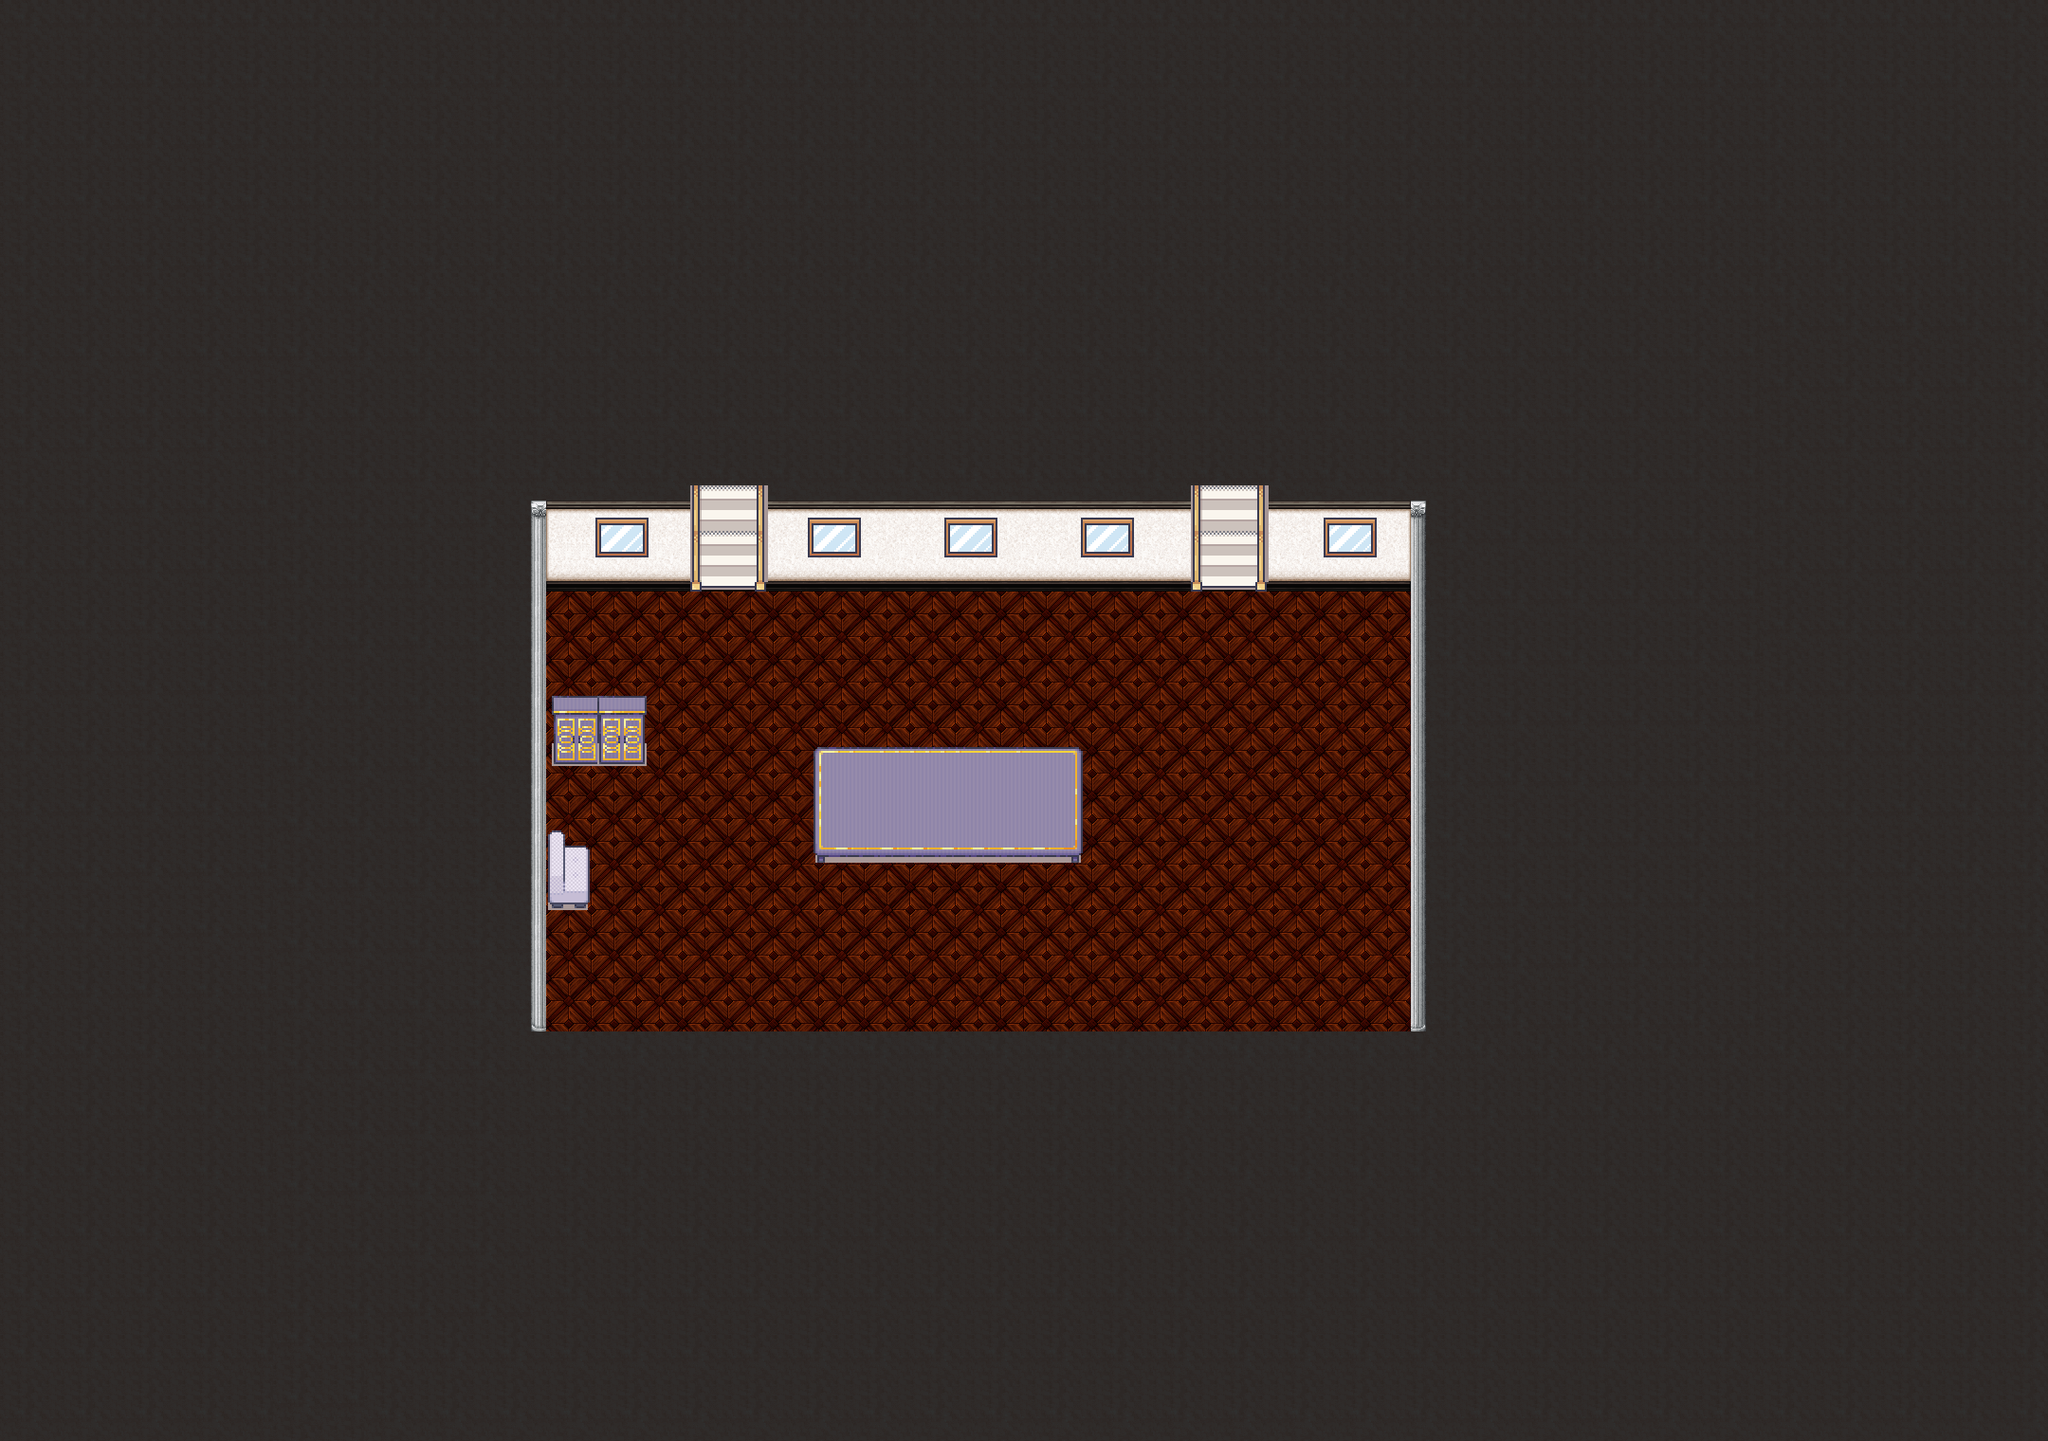

Rendered tile map (Tiled .tmx) drawn with the repository's tilesets; below, a short description and the map source with its tile grids summarised:
An orthogonal 135x95 tile map with 16x16 px tiles, 8 tile layers (ground_1, wall_1, item_1, itemB_1, ...), 2 tilesets and 14 objects (8x wall, placard, spawn_second_floor_1, spawn_second_floor_2, exit_second_floor_1, ...).

<map version="1.10" tiledversion="1.10.2" orientation="orthogonal" renderorder="right-down" width="135" height="95" tilewidth="16" tileheight="16" infinite="0" nextlayerid="12" nextobjectid="15">
 <tileset firstgid="1" source="interiorwalls.tsx" />
 <tileset firstgid="6145" source="decoration.tsx" />
 <layer id="1" name="ground_1" width="135" height="95">
  <data>[12825 cells, 12413 non-empty, 25 distinct tile ids]</data>
 </layer>
 <layer id="2" name="wall_1" width="135" height="95">
  <data>[12825 cells, 412 non-empty, 48 distinct tile ids]</data>
 </layer>
 <layer id="6" name="item_1" width="135" height="95">
  <data>[12825 cells, 177 non-empty, 55 distinct tile ids]</data>
 </layer>
 <layer id="7" name="itemB_1" width="135" height="95">
  <data>[12825 cells, 8 non-empty, 8 distinct tile ids]</data>
 </layer>
 <layer id="3" name="stairs_1" width="135" height="95">
  <data>[12825 cells, 84 non-empty, 24 distinct tile ids]</data>
 </layer>
 <layer id="4" name="windows_1" width="135" height="95">
  <data>[12825 cells, 60 non-empty, 12 distinct tile ids]</data>
 </layer>
 <layer id="8" name="itemtop_2" width="135" height="95">
  <data>[12825 cells, 22 non-empty, 22 distinct tile ids]</data>
 </layer>
 <layer id="9" name="itemtopB_2" width="135" height="95">
  <data>[12825 cells, 16 non-empty, 16 distinct tile ids]</data>
 </layer>
 <objectgroup id="10" name="item">
  <object id="7" name="placard" x="574" y="781" width="108" height="22" />
 </objectgroup>
 <objectgroup id="5" name="wall">
  <object id="1" name="wall" x="560" y="530" width="175" height="90" />
  <object id="2" name="wall" x="803" y="512" width="461" height="105" />
  <object id="3" name="wall" x="1332" y="510" width="174" height="106" />
  <object id="4" name="wall" x="548" y="531" width="28" height="561" />
  <object id="5" name="wall" x="559" y="1086" width="948" height="80" />
  <object id="6" name="wall" x="1487" y="544" width="29" height="543" />
  <object id="8" name="wall" x="564" y="893" width="54" height="65" />
  <object id="9" name="wall" x="860" y="785" width="281" height="123" />
 </objectgroup>
 <objectgroup id="11" name="pos">
  <object id="10" name="spawn_second_floor_1" x="753" y="607">
   <point />
  </object>
  <object id="11" name="spawn_second_floor_2" x="1280" y="610">
   <point />
  </object>
  <object id="12" name="exit_second_floor_1" x="724" y="501" width="87" height="31" />
  <object id="13" name="exit_second_floor_2" x="1259" y="495" width="75" height="36" />
  <object id="14" name="maire" x="1189" y="867">
   <point />
  </object>
 </objectgroup>
</map>
